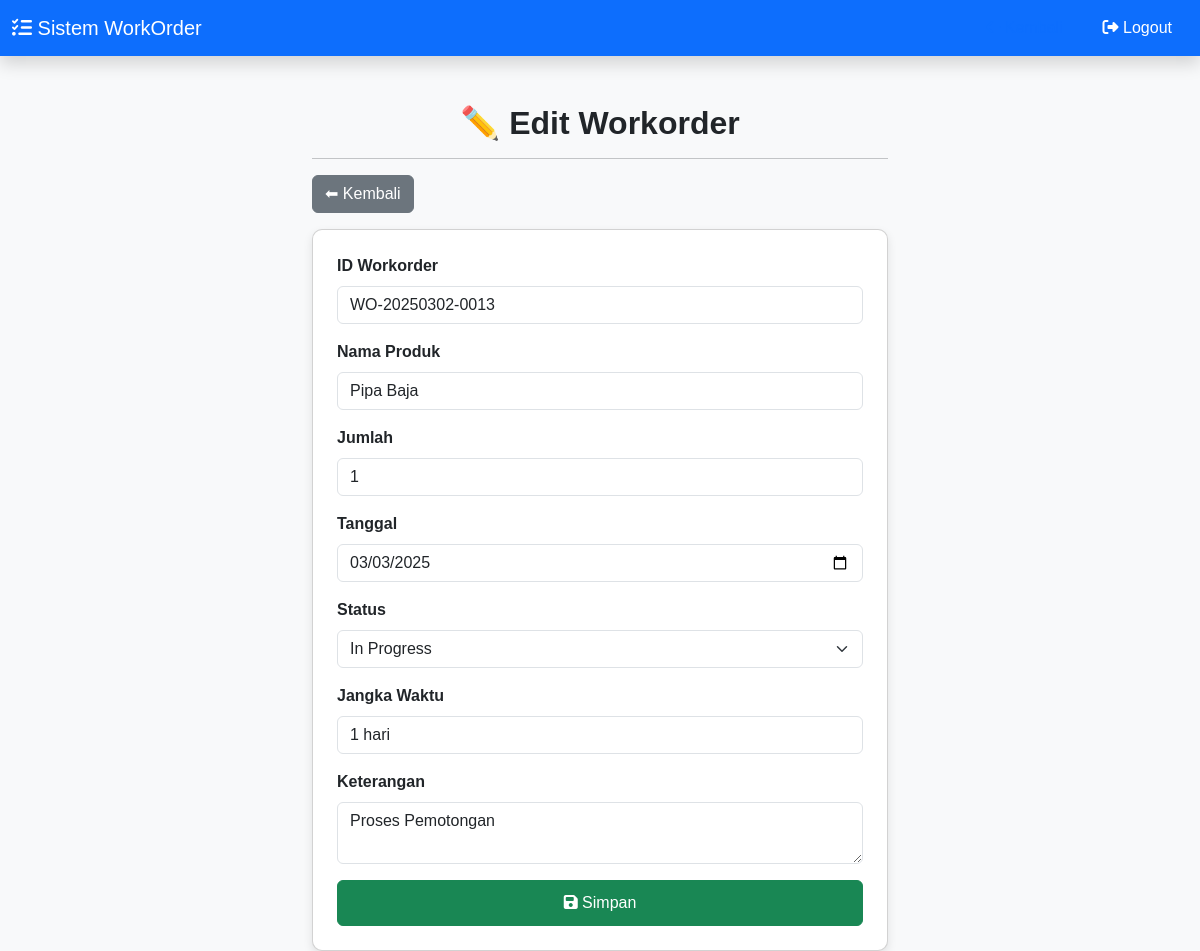
/operator/edit_operator.php?id_workorder=WO-20250302-0013, run on the app's committed database.
### tables this page shows
CREATE TABLE `workorder` (
  `id_workorder` varchar(20) NOT NULL,
  `nproduk` varchar(100) NOT NULL,
  `jumlah` int(20) NOT NULL,
  `tanggal` date NOT NULL,
  `status` enum('Pending','In Progress','Completed','Canceled') NOT NULL,
  `jwaktu` varchar(20) NOT NULL,
  `keterangan` varchar(500) NOT NULL
);

### operator/edit_operator.php (the view, shortened to what this page needs)
<?php
include '../koneksi.php';
?>
<!DOCTYPE html>
<html lang="id">
<head>
    <link rel="stylesheet" href="https://cdn.jsdelivr.net/npm/bootstrap@5.3.0/dist/css/bootstrap.min.css">
</head>
<body>
<nav class="navbar navbar-expand-lg navbar-dark bg-primary shadow">
    <div class="container-fluid">
        <a class="navbar-brand" href="index.php"><i class="fas fa-tasks"></i> Sistem WorkOrder</a>
        <div class="collapse navbar-collapse" id="navbarNav">
            <ul class="navbar-nav ms-auto">
                <li class="nav-item">
                    <a class="nav-link btn btn-light text-primary px-3 me-2" href="./halaman_operator.php">
                        <i class="fas fa-arrow-left"></i> Kembali
                    </a>
                </li>
                <li class="nav-item">
                    <a class="nav-link btn btn-danger text-white px-3" href="../logout.php">
                        <i class="fas fa-sign-out-alt"></i> Logout
                    </a>
                </li>
            </ul>
        </div>
    </div>
</nav>
<div class="container mt-5">
    <h2 class="text-center text-dark fw-bold">✏️ Edit Workorder</h2>
    <hr>
	<div class="d-flex justify-content-between mb-3">
        <a href="./halaman_operator.php" class="btn btn-secondary">⬅ Kembali</a>
    </div>
    <div class="card p-4">
        <?php
        $id = $_GET['id_workorder'];
        $data = mysqli_query($koneksi, "SELECT * FROM workorder WHERE id_workorder='$id'");
        while ($d = mysqli_fetch_array($data)) {
        ?>
        <form method="post" action="./update_operator.php">
            <div class="mb-3">
                <label class="form-label"><strong>ID Workorder</strong></label>
                <input type="text" class="form-control" name="id_workorder" value="<?php echo $d['id_workorder']; ?>" readonly required>
            </div>
            <div class="mb-3">
                <label class="form-label"><strong>Nama Produk</strong></label>
                <input type="text" class="form-control" name="nproduk" value="<?php echo $d['nproduk']; ?>" readonly required>
            </div>
            <div class="mb-3">
                <label class="form-label"><strong>Jumlah</strong></label>
                <input type="number" class="form-control" name="jumlah" value="<?php echo $d['jumlah']; ?>" required>
            </div>
            <div class="mb-3">
                <label class="form-label"><strong>Tanggal</strong></label>
                <input type="date" class="form-control" name="tanggal" value="<?php echo $d['tanggal']; ?>" required>
            </div>
            <div class="mb-3">
                <label class="form-label"><strong>Status</strong></label>
                <select name="status" class="form-select">
                    <option value="In Progress" <?php echo ($d['status'] == "In Progress") ? "selected" : ""; ?>>In Progress</option>
                </select>
            </div>
            <div class="mb-3">
                <label class="form-label"><strong>Jangka Waktu</strong></label>
                <input type="text" class="form-control" name="jwaktu" value="<?php echo $d['jwaktu']; ?>" required>
            </div>
            <div class="mb-3">
                <label class="form-label"><strong>Keterangan</strong></label>
                <textarea class="form-control" name="keterangan" required><?php echo $d['keterangan']; ?></textarea>
            </div>
            <button type="submit" class="btn btn-success btn-custom">
                <i class="fas fa-save"></i> Simpan
            </button>
        </form>
        <?php } ?>
    </div>
</div>
</body>
</html>

### operator/edit_operator.php (style rules this page uses)
body { font-family: 'Poppins', sans-serif; background-color: #f8f9fa; }
.container { max-width: 600px; }
.card { border-radius: 10px; box-shadow: 0px 4px 10px rgba(0, 0, 0, 0.1); background: #ffffff; }
.btn-custom { width: 100%; font-size: 16px; padding: 10px; }

### data on the page
workorder: id_workorder "WO-20250302-0013", nproduk "Pipa Baja", jumlah "1", tanggal "03/03/2025", status "In Progress", jwaktu "1 hari", keterangan "Proses Pemotongan"
